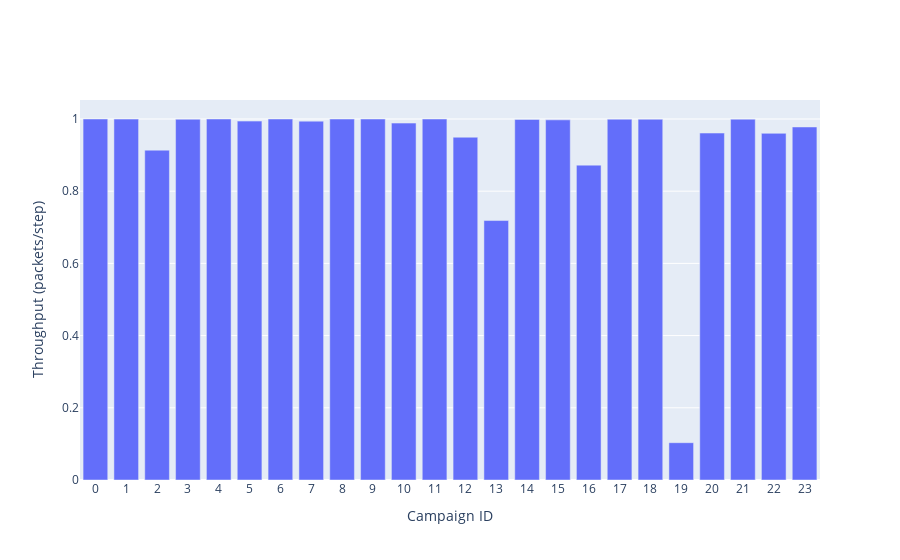

Notebook cell for this chart:
### Code cell
fig = go.Figure()

campaign_hovertemplate = '<b>Score: %{y}</b><br>'
for index, column in enumerate(variable_columns):
    campaign_hovertemplate += column + ': %{customdata['+ str(index) + ']}<br>'
campaign_hovertemplate += '<extra></extra>'

fig.add_trace(go.Bar(
    x=result_df['campaign_id'],
    y=result_df['score'],
    name='Avg. Throughput',
    customdata=result_df[variable_columns],
    hovertemplate=campaign_hovertemplate
))

fig.update_layout(
    barmode='overlay',
    xaxis_title='Campaign ID',
    yaxis_title='Throughput (packets/step)',
    hovermode='x'
)

fig.update_xaxes(
   ticktext=[str(i) for i in range(24)],
   tickvals=[i for i in range(24)],
)

fig.show()

### Figure 1 — Plotly figure (JSON) as saved in the notebook; plotly's stock layout.template omitted (floating-point values rounded to 4 significant figures)
{"data": [{"customdata": [["8", "70", "<class 'Dadca.Dadca'>"], ["16", "70", "<class 'QLearning.QLearning'>"], ["16", "70", "<class 'Dadca.Dadca'>"], ["8", "70", "<class 'QLearning.QLearning'>"], ["4", "70", "<class 'Dadca.Dadca'>"], ["2", "70", "<class 'QLearning.QLearning'>"], ["2", "70", "<class 'Dadca.Dadca'>"], ["4", "70", "<class 'QLearning.QLearning'>"], ["2", "140", "<class 'Dadca.Dadca'>"], ["4", "140", "<class 'Dadca.Dadca'>"], ["4", "140", "<class 'QLearning.QLearning'>"], ["8", "140", "<class 'Dadca.Dadca'>"], ["2", "140", "<class 'QLearning.QLearning'>"], ["16", "140", "<class 'Dadca.Dadca'>"], ["16", "140", "<class 'QLearning.QLearning'>"], ["8", "140", "<class 'QLearning.QLearning'>"], ["4", "700", "<class 'QLearning.QLearning'>"], ["4", "700", "<class 'Dadca.Dadca'>"], ["2", "700", "<class 'Dadca.Dadca'>"], ["2", "700", "<class 'QLearning.QLearning'>"], ["8", "700", "<class 'QLearning.QLearning'>"], ["8", "700", "<class 'Dadca.Dadca'>"], ["16", "700", "<class 'Dadca.Dadca'>"], ["16", "700", "<class 'QLearning.QLearning'>"]], "hovertemplate": "<b>Score: %{y}</b><br>num_agents: %{customdata[0]}<br>mission_size: %{customdata[1]}<br>controller: %{customdata[2]}<br><extra></extra>", "name": "Avg. Throughput", "type": "bar", "x": [0, 1, 2, 3, 4, 5, 6, 7, 8, 9, 10, 11, 12, 13, 14, 15, 16, 17, 18, 19, 20, 21, 22, 23], "y": [0.9999, 0.9997, 0.9137, 0.9993, 0.9999, 0.9941, 0.9999, 0.994, 0.9998, 0.9999, 0.9886, 0.9999, 0.9495, 0.7187, 0.9987, 0.9976, 0.8722, 0.9994, 0.9993, 0.1033, 0.961, 0.9995, 0.9602, 0.9778]}], "layout": {"barmode": "overlay", "hovermode": "x", "xaxis": {"ticktext": ["0", "1", "2", "3", "4", "5", "6", "7", "8", "9", "10", "11", "12", "13", "14", "15", "16", "17", "18", "19", "20", "21", "22", "23"], "tickvals": [0, 1, 2, 3, 4, 5, 6, 7, 8, 9, 10, 11, 12, 13, 14, 15, 16, 17, 18, 19, 20, 21, 22, 23], "title": {"text": "Campaign ID"}}, "yaxis": {"title": {"text": "Throughput (packets/step)"}}}}
